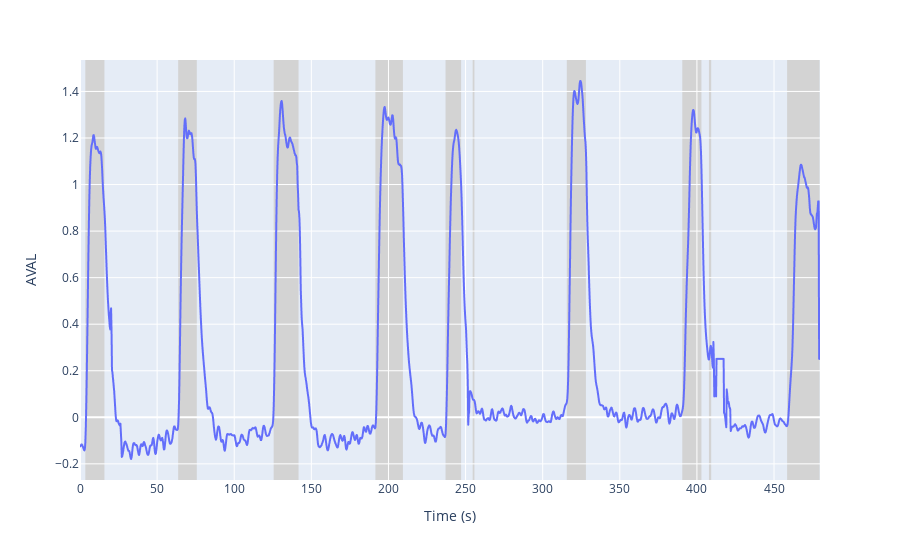

Write notebook code for a chart like this one.
### Code cell
# Additional options for making it prettier
project_data_gcamp.use_physical_time = True
xlabel = project_data_gcamp.x_label_for_plots

fig.update_xaxes(title_text=xlabel)
project_data_gcamp.shade_axis_using_behavior(plotly_fig=fig)
fig.show()

### Figure 1 — Plotly figure (JSON) as saved in the notebook; plotly's stock layout.template omitted (floating-point values rounded to 4 significant figures; data arrays with more than 128 entries replaced by an {"elided": "..."} marker saying what was removed)
{"data": [{"hovertemplate": "index=%{x}<br>AVAL=%{y}<extra></extra>", "legendgroup": "", "line": {"color": "#636efa", "dash": "solid"}, "marker": {"symbol": "circle"}, "mode": "lines", "name": "", "showlegend": false, "type": "scattergl", "x": {"elided": "1667 float values"}, "xaxis": "x", "y": {"elided": "1667 float values"}, "yaxis": "y"}], "layout": {"autosize": true, "legend": {"tracegroupgap": 0}, "margin": {"t": 60}, "shapes": [{"fillcolor": "lightgray", "layer": "below", "line": {"width": 0}, "type": "rect", "x0": 3.456, "x1": 15.84, "y0": 0, "y1": 1, "yref": "paper"}, {"fillcolor": "lightgray", "layer": "below", "line": {"width": 0}, "type": "rect", "x0": 63.65, "x1": 75.74, "y0": 0, "y1": 1, "yref": "paper"}, {"fillcolor": "lightgray", "layer": "below", "line": {"width": 0}, "type": "rect", "x0": 125.6, "x1": 141.7, "y0": 0, "y1": 1, "yref": "paper"}, {"fillcolor": "lightgray", "layer": "below", "line": {"width": 0}, "type": "rect", "x0": 191.5, "x1": 209.4, "y0": 0, "y1": 1, "yref": "paper"}, {"fillcolor": "lightgray", "layer": "below", "line": {"width": 0}, "type": "rect", "x0": 237.0, "x1": 247.1, "y0": 0, "y1": 1, "yref": "paper"}, {"fillcolor": "lightgray", "layer": "below", "line": {"width": 0}, "type": "rect", "x0": 254.6, "x1": 255.7, "y0": 0, "y1": 1, "yref": "paper"}, {"fillcolor": "lightgray", "layer": "below", "line": {"width": 0}, "type": "rect", "x0": 315.6, "x1": 328.0, "y0": 0, "y1": 1, "yref": "paper"}, {"fillcolor": "lightgray", "layer": "below", "line": {"width": 0}, "type": "rect", "x0": 390.5, "x1": 402.9, "y0": 0, "y1": 1, "yref": "paper"}, {"fillcolor": "lightgray", "layer": "below", "line": {"width": 0}, "type": "rect", "x0": 407.8, "x1": 409.2, "y0": 0, "y1": 1, "yref": "paper"}, {"fillcolor": "lightgray", "layer": "below", "line": {"width": 0}, "type": "rect", "x0": 458.5, "x1": 479.5, "y0": 0, "y1": 1, "yref": "paper"}], "xaxis": {"anchor": "y", "autorange": true, "domain": [0, 1], "range": [0, 479.8], "title": {"text": "Time (s)"}, "type": "linear"}, "yaxis": {"anchor": "x", "autorange": true, "domain": [0, 1], "range": [-0.2694, 1.535], "title": {"text": "AVAL"}, "type": "linear"}}}
